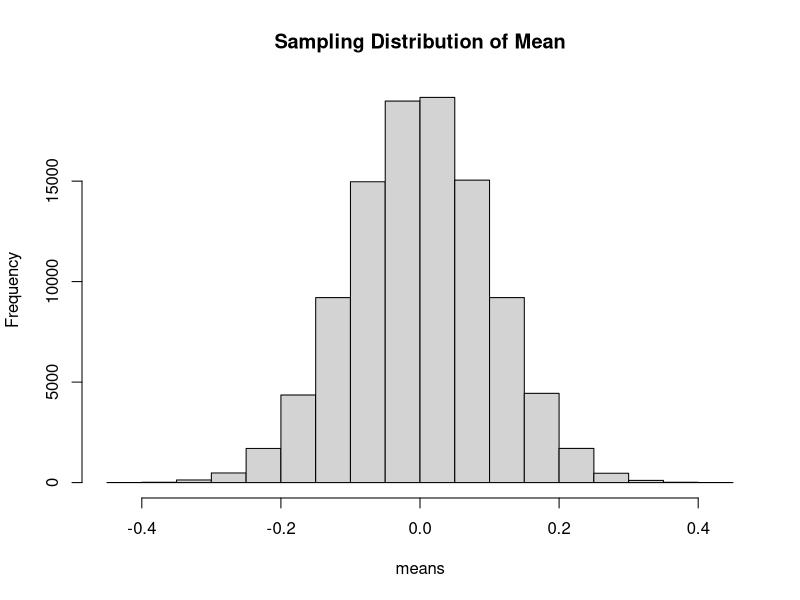
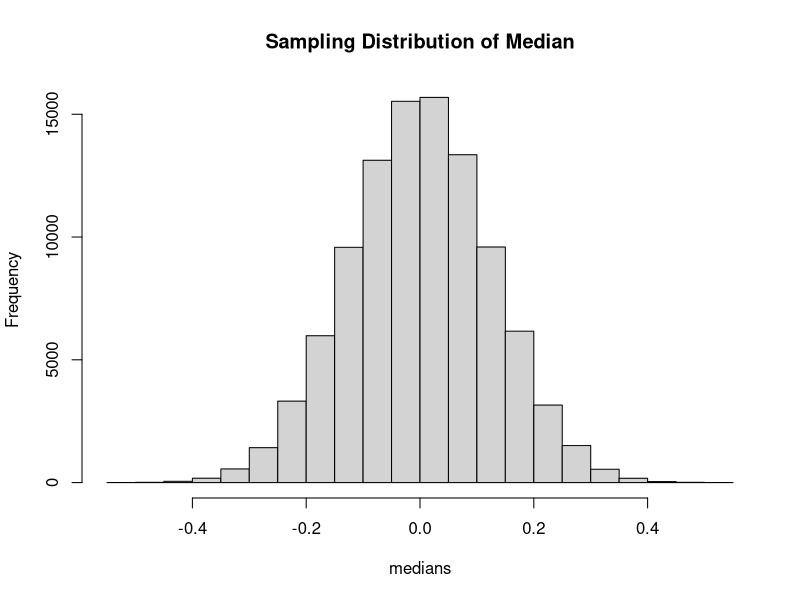

Recreate these plots in R, in order.
####Question 4.33
set.seed(123)

n_sim <- 100000
n <- 100

means <- numeric(n_sim)
medians <- numeric(n_sim)

for(i in 1:n_sim){
  x <- rnorm(n)
  means[i] <- mean(x)
  medians[i] <- median(x)
}

# MSE calculation
mse_mean <- mean(means^2)
mse_median <- mean(medians^2)

mse_mean
mse_median

# Plot
hist(means, main="Sampling Distribution of Mean")
hist(medians, main="Sampling Distribution of Median")
#####Question 4.34


set.seed(123)

n_sim <- 100000
n <- 100

means <- numeric(n_sim)
medians <- numeric(n_sim)

for(i in 1:n_sim){
  x <- runif(n, 0, 1)
  means[i] <- mean(x)
  medians[i] <- median(x)
}

# True value = 0.5
mse_mean <- mean((means - 0.5)^2)
mse_median <- mean((medians - 0.5)^2)

mse_mean
mse_median
